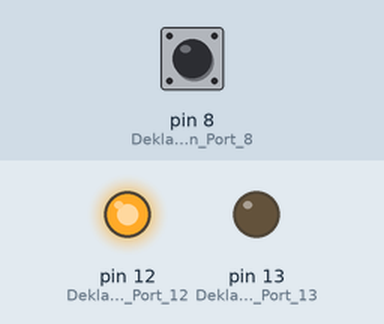
Recording of a sketch running on a simulated Arduino Uno, built with avr-gcc and run on an emulated ATmega328P. Shown: output pins drawn as LEDs (lit = HIGH). Dashed ring = blinking. The test bench sets the inputs (shaded band); at power-on: pin 8 (Deklariere_den_Port_8) HIGH.

Above: at 1.2 s.
1.3 s: pin 8 (Deklariere_den_Port_8) pulled LOW for 1 s
At 3.0 s:
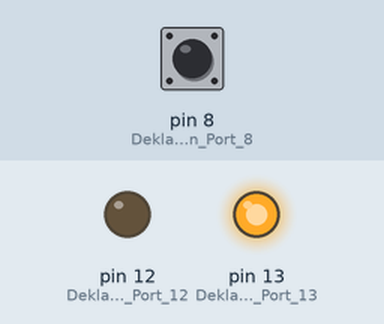
3.8 s: pin 8 (Deklariere_den_Port_8) pulled LOW for 0.15 s
At 4.3 s:
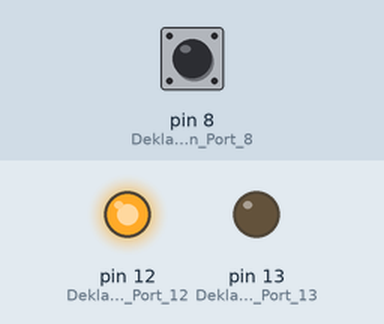
5.4 s: pin 8 (Deklariere_den_Port_8) pulled LOW for 3.2 s
At 5.5 s:
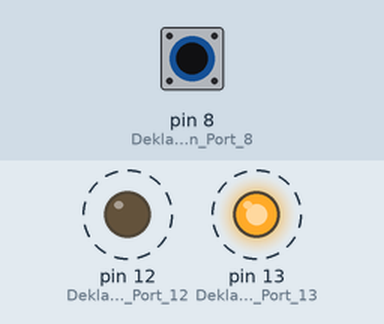
Timing chart, 0 to 9.9 s (numbered marks = the images above; inputs shaded):
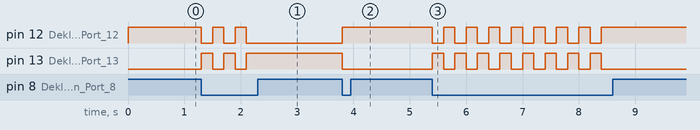

The sketch:

Blink-Beispiel06.ino
```cpp
/*
  Arduino Blink Beispiel 06
  LEDs an den Ports 12 und 13, LEDs wechseln,
  wenn der Taster am Eingang 8 gedrückt wurde.
  FabLab Bayreuth Arduino Day 2018 JTL
*/

// Die setup Funktion wird nur einmal beim Start des Programmes ausgeführt
// z.B. wenn der RESET Taster gedrückt wurde oder das Board eingeschatet wurde

void setup() {
  pinMode(12, OUTPUT);    // Deklariere den Port 12, an dem die erste
                          // LED angeschlossen ist, als Ausgang
  digitalWrite(12, HIGH); // setze Grundstatus AN der ersten LED
  pinMode(13, OUTPUT);    // Deklariere den Port 13, an dem die zweite
                          // LED angeschlossen ist, als Ausgang
  digitalWrite(13, LOW); // setze Grundstatus AUS der zweiten LED

  pinMode(8, INPUT);      // Deklariere den Port 8, an dem der
                          // Taster gegen GND angeschlossen ist, als Eingang
  digitalWrite(8, HIGH);  // Setzt den internen 20 K Ohm Pul-Up Widerstand gegen 5V
                          // So ist der nicht gedrückte Zustand normal HIGH
}


// In der loop Funktion werden alle Anweisungen fortlaufend in einer endlosen Schleife wiederholt.

void loop() {
  // Bedingung wenn der Taster gedrückt wird
  if (digitalRead(8) == LOW){
      digitalWrite(12, !digitalRead(12)); //Wechsle (toggle) den Status der ertsen LED
      digitalWrite(13, !digitalRead(13)); //Wechsle (toggle) den Status der zweiten LED
      delay(200); // Verzögere um 200 ms um den Taster zu entprellen
  }
}
```

Measured:
- after the input at 1.3 s, pin 12 (Deklariere_den_Port_12): alternates HIGH for 0.20 s and LOW for 0.20 s, 5 changes in all, then stays LOW, starting at once; pin 13 (Deklariere_den_Port_13): alternates HIGH for 0.20 s and LOW for 0.20 s, 5 changes in all, then stays HIGH, starting at once
- after the input at 3.8 s, pin 12 (Deklariere_den_Port_12): LOW → HIGH at once; pin 13 (Deklariere_den_Port_13): HIGH → LOW at once
- after the input at 5.4 s, pin 12 (Deklariere_den_Port_12): alternates HIGH for 0.20 s and LOW for 0.20 s, 16 changes in all, then stays HIGH, starting at once; pin 13 (Deklariere_den_Port_13): alternates HIGH for 0.20 s and LOW for 0.20 s, 16 changes in all, then stays LOW, starting at once
